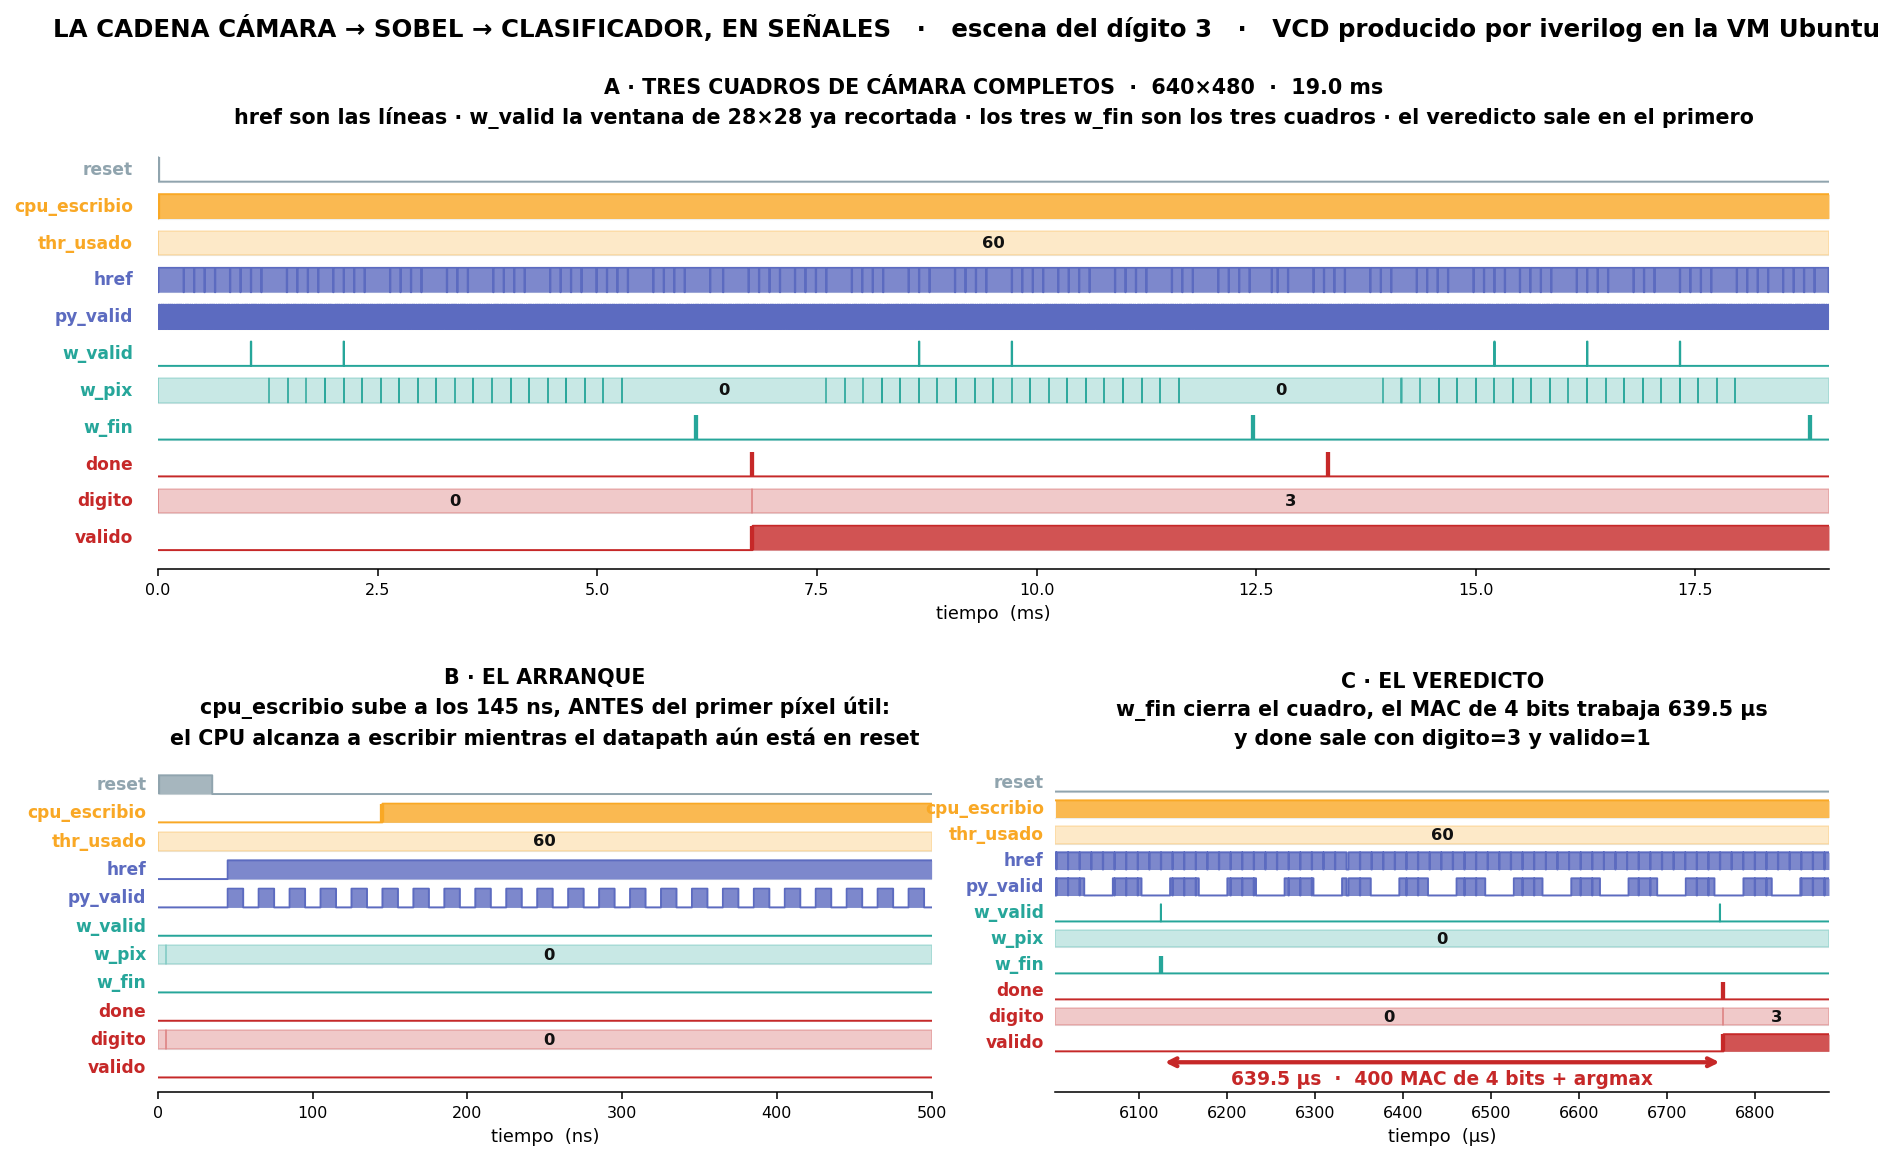

Python code for this plot:
# === Cuaderno 2 · figura 27: la onda de la cadena cámara -> Sobel -> clasificador ===
#   Renderizada desde el VCD que produjo iverilog en la VM Ubuntu. No es una captura.
import pickle, numpy as np, matplotlib.pyplot as plt
from matplotlib.gridspec import GridSpec

TR, TFIN = pickle.load(open("/Users/vic/utm-share/sim_cadenas_mnist/out/ondas_sobel.pkl","rb"))
SIG = [("reset","reset","#90a4ae",0), ("cpu_escribio","cpu_escribio","#f9a825",0),
       ("thr_usado","thr_usado","#f9a825",1), ("href","href","#5c6bc0",0),
       ("py_valid","py_valid","#5c6bc0",0), ("w_valid","w_valid","#26a69a",0),
       ("w_pix","w_pix","#26a69a",1), ("w_fin","w_fin","#26a69a",0),
       ("done","done","#c62828",0), ("digito","digito","#c62828",1),
       ("valido","valido","#c62828",0)]

def escalon(ax, y, s, t0, t1, col, U, h=.66):
    tr=[(t,v) for t,v in TR[s] if v is not None]
    if not tr: return
    ts=np.array([x[0] for x in tr]); vs=np.array([x[1] for x in tr])
    g=np.linspace(t0,t1,4000)
    v=vs[np.clip(np.searchsorted(ts,g,"right")-1,0,len(vs)-1)]
    ax.fill_between(g/U, y, y+h*v, step="post", color=col, alpha=.8, lw=0)
    ax.plot(g/U, y+h*v, drawstyle="steps-post", color=col, lw=1.0)
    # los pulsos de UN ciclo son invisibles a esta escala: se marcan.
    # Solo para señales RALAS -- recorrer las 1.8 M de py_valid cuelga el dibujo.
    if len(tr) < 2000 and (t1-t0)/4000 > 20:
        for t,val in tr:
            if val==1 and t0<=t<=t1:
                ax.plot([t/U,t/U],[y,y+h], color=col, lw=2.2, solid_capstyle="butt", zorder=5)

def vector(ax, y, s, t0, t1, col, U, h=.66):
    tr=[(t,v) for t,v in TR[s] if v is not None and t0<=t<=t1]
    pre=[v for t,v in TR[s] if v is not None and t<=t0]
    seg=([(t0,pre[-1])] if pre else [(t0,0)])+tr+[(t1,None)]
    for (ta,va),(tb,_) in zip(seg,seg[1:]):
        if va is None: continue
        ax.add_patch(plt.Rectangle((ta/U,y),(tb-ta)/U,h,fc=col,alpha=.25,ec=col,lw=.8))
        if (tb-ta)/(t1-t0) > .10:
            ax.text((ta+tb)/2/U, y+h/2, str(va), ha="center", va="center",
                    fontsize=8.4, color="#111", weight="bold")

def panel(ax, t0, t1, U, ut, tit, sub):
    for k,(s,et,col,vec) in enumerate(SIG):
        y=len(SIG)-1-k
        (vector if vec else escalon)(ax, y, s, t0, t1, col, U)
        ax.text(t0/U-(t1-t0)/U*.015, y+.33, et, ha="right", va="center",
                fontsize=8.8, color=col, weight="bold")
        ax.axhline(y, color="#eceff1", lw=.6, zorder=0)
    ax.set_xlim(t0/U,t1/U); ax.set_ylim(-.5,len(SIG)+.05); ax.set_yticks([])
    ax.tick_params(labelsize=8.2); ax.set_xlabel(f"tiempo  ({ut})", fontsize=9.2)
    for s_ in ("top","right","left"): ax.spines[s_].set_visible(False)
    ax.set_title(tit+"\n"+sub, fontsize=10.6, weight="bold", pad=10, linespacing=1.5)

fig = plt.figure(figsize=(15.4, 8.8))
gs = GridSpec(2, 2, figure=fig, height_ratios=[1.3, 1], hspace=.52, wspace=.16)

panel(fig.add_subplot(gs[0,:]), 0, TFIN, 1e9, "ms",
      "A · TRES CUADROS DE CÁMARA COMPLETOS  ·  640×480  ·  19.0 ms",
      "href son las líneas · w_valid la ventana de 28×28 ya recortada · "
      "los tres w_fin son los tres cuadros · el veredicto sale en el primero")

axB = fig.add_subplot(gs[1,0])
panel(axB, 0, 500000, 1e3, "ns", "B · EL ARRANQUE",
      "cpu_escribio sube a los 145 ns, ANTES del primer píxel útil:\n"
      "el CPU alcanza a escribir mientras el datapath aún está en reset")

axC = fig.add_subplot(gs[1,1])
T0, T1 = 6124735000, 6764245000
panel(axC, T0-120000000, T1+120000000, 1e6, "µs", "C · EL VEREDICTO",
      "w_fin cierra el cuadro, el MAC de 4 bits trabaja 639.5 µs\ny done sale con digito=3 y valido=1")
axC.set_ylim(-1.55, len(SIG)+.05)
axC.annotate("", xy=(T1/1e6,-.42), xytext=(T0/1e6,-.42),
             arrowprops=dict(arrowstyle="<->", color="#c62828", lw=2.2))
axC.text((T0+T1)/2/1e6, -1.05, "639.5 µs  ·  400 MAC de 4 bits + argmax",
         ha="center", va="center", fontsize=9.6, color="#c62828", weight="bold")

fig.suptitle("LA CADENA CÁMARA → SOBEL → CLASIFICADOR, EN SEÑALES   ·   escena del dígito 3   ·   "
             "VCD producido por iverilog en la VM Ubuntu",
             fontsize=12.6, weight="bold", y=.985)
plt.savefig("fig_onda_cadena.png", dpi=140, bbox_inches="tight")
print("ok · w_fin -> done =", (T1-T0)/1e6, "us")
